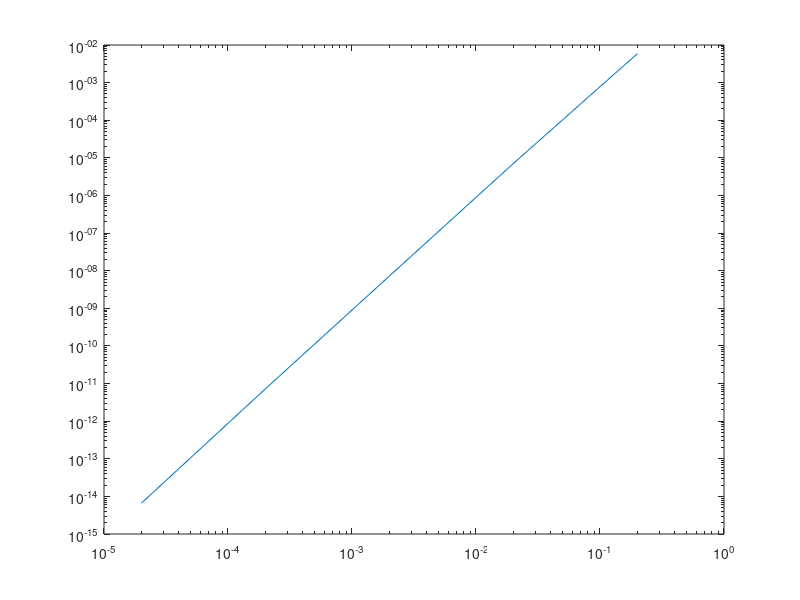

Here is the MATLAB script that generated this plot:
pred=[];
n=[];
for i=1:5
    n=[n 10^i];
end
h=2./n;
for j=1:size(n,2)
    hi=1/n(j);
    x=0:hi:2;
    y=zeros(1,size(x,2));
    alpha=1/3*hi;
    beta=4/3*hi;
    gamma=1/3*hi;
    y(1)=0;
    %RUNGE-KUTTA
    k1=x(1)*exp(-4*x(1))-4*y(1);
    k2=(x(1)+hi/2)*exp(-4*(x(1)+hi/2))-4*(y(1)+hi/2*k1);
    y(2)=y(1)+hi*k2;
    for i=3:size(x,2)
        y(i)=1/(4*alpha+1)*( ...
            y(i-2)+alpha*x(i)*exp(-4*x(i)) ...
            +beta*(x(i-1)*exp(-4*x(i-1))-4*y(i-1)) ...
            +gamma*(x(i-2)*exp(-4*x(i-2))-4*y(i-2))...
            );
    end
    y(size(x,2))
    pred = [pred y(size(x,2))];
end
y2_real=0.5*2^2*exp(-4*2);
err_y2=abs(pred-y2_real);
figure
loglog(h,err_y2)